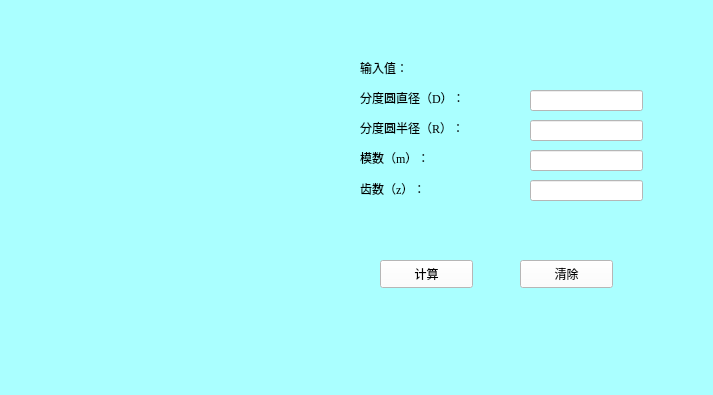
<?xml version="1.0" encoding="UTF-8"?>
<ui version="4.0">
 <class>MainWindow</class>
 <widget class="QMainWindow" name="MainWindow">
  <property name="geometry">
   <rect>
    <x>0</x>
    <y>0</y>
    <width>713</width>
    <height>395</height>
   </rect>
  </property>
  <property name="minimumSize">
   <size>
    <width>713</width>
    <height>395</height>
   </size>
  </property>
  <property name="maximumSize">
   <size>
    <width>713</width>
    <height>395</height>
   </size>
  </property>
  <property name="windowTitle">
   <string>MainWindow</string>
  </property>
  <property name="styleSheet">
   <string notr="true">background-color: rgb(170, 255, 255);</string>
  </property>
  <widget class="QWidget" name="centralwidget">
   <widget class="QLabel" name="label">
    <property name="geometry">
     <rect>
      <x>10</x>
      <y>40</y>
      <width>321</width>
      <height>301</height>
     </rect>
    </property>
    <property name="styleSheet">
     <string notr="true">background-image: url(:/new/prefix1/image/1.png);</string>
    </property>
    <property name="text">
     <string/>
    </property>
   </widget>
   <widget class="QLineEdit" name="lineEdit">
    <property name="geometry">
     <rect>
      <x>530</x>
      <y>90</y>
      <width>113</width>
      <height>21</height>
     </rect>
    </property>
    <property name="styleSheet">
     <string notr="true">background-color: rgb(255, 255, 255);</string>
    </property>
   </widget>
   <widget class="QLineEdit" name="lineEdit_2">
    <property name="geometry">
     <rect>
      <x>530</x>
      <y>120</y>
      <width>113</width>
      <height>21</height>
     </rect>
    </property>
    <property name="styleSheet">
     <string notr="true">background-color: rgb(255, 255, 255);</string>
    </property>
   </widget>
   <widget class="QLineEdit" name="lineEdit_3">
    <property name="geometry">
     <rect>
      <x>530</x>
      <y>150</y>
      <width>113</width>
      <height>21</height>
     </rect>
    </property>
    <property name="styleSheet">
     <string notr="true">background-color: rgb(255, 255, 255);</string>
    </property>
   </widget>
   <widget class="QLineEdit" name="lineEdit_4">
    <property name="geometry">
     <rect>
      <x>530</x>
      <y>180</y>
      <width>113</width>
      <height>21</height>
     </rect>
    </property>
    <property name="styleSheet">
     <string notr="true">background-color: rgb(255, 255, 255);</string>
    </property>
   </widget>
   <widget class="QLabel" name="label_2">
    <property name="geometry">
     <rect>
      <x>360</x>
      <y>60</y>
      <width>72</width>
      <height>15</height>
     </rect>
    </property>
    <property name="font">
     <font>
      <family>Times New Roman</family>
     </font>
    </property>
    <property name="text">
     <string>输入值：</string>
    </property>
   </widget>
   <widget class="QLabel" name="label_3">
    <property name="geometry">
     <rect>
      <x>360</x>
      <y>90</y>
      <width>131</width>
      <height>16</height>
     </rect>
    </property>
    <property name="font">
     <font>
      <family>Times New Roman</family>
     </font>
    </property>
    <property name="text">
     <string>分度圆直径（D）：</string>
    </property>
   </widget>
   <widget class="QLabel" name="label_4">
    <property name="geometry">
     <rect>
      <x>360</x>
      <y>120</y>
      <width>131</width>
      <height>16</height>
     </rect>
    </property>
    <property name="font">
     <font>
      <family>Times New Roman</family>
     </font>
    </property>
    <property name="text">
     <string>分度圆半径（R）：</string>
    </property>
   </widget>
   <widget class="QLabel" name="label_5">
    <property name="geometry">
     <rect>
      <x>360</x>
      <y>150</y>
      <width>131</width>
      <height>16</height>
     </rect>
    </property>
    <property name="font">
     <font>
      <family>Times New Roman</family>
     </font>
    </property>
    <property name="text">
     <string>模数（m）：</string>
    </property>
   </widget>
   <widget class="QLabel" name="label_6">
    <property name="geometry">
     <rect>
      <x>360</x>
      <y>180</y>
      <width>131</width>
      <height>16</height>
     </rect>
    </property>
    <property name="font">
     <font>
      <family>Times New Roman</family>
     </font>
    </property>
    <property name="text">
     <string>&lt;html&gt;&lt;head/&gt;&lt;body&gt;&lt;p&gt;齿数（z）：&lt;/p&gt;&lt;/body&gt;&lt;/html&gt;</string>
    </property>
   </widget>
   <widget class="QPushButton" name="pushButton_2">
    <property name="geometry">
     <rect>
      <x>520</x>
      <y>260</y>
      <width>93</width>
      <height>28</height>
     </rect>
    </property>
    <property name="styleSheet">
     <string notr="true">background-color: rgb(255, 255, 255);</string>
    </property>
    <property name="text">
     <string>清除</string>
    </property>
   </widget>
   <widget class="QPushButton" name="pushButton">
    <property name="geometry">
     <rect>
      <x>380</x>
      <y>260</y>
      <width>93</width>
      <height>28</height>
     </rect>
    </property>
    <property name="styleSheet">
     <string notr="true">background-color: rgb(255, 255, 255);</string>
    </property>
    <property name="text">
     <string>计算</string>
    </property>
   </widget>
  </widget>
  <widget class="QMenuBar" name="menubar">
   <property name="geometry">
    <rect>
     <x>0</x>
     <y>0</y>
     <width>713</width>
     <height>26</height>
    </rect>
   </property>
  </widget>
  <widget class="QStatusBar" name="statusbar"/>
 </widget>
 <resources/>
 <connections/>
</ui>
